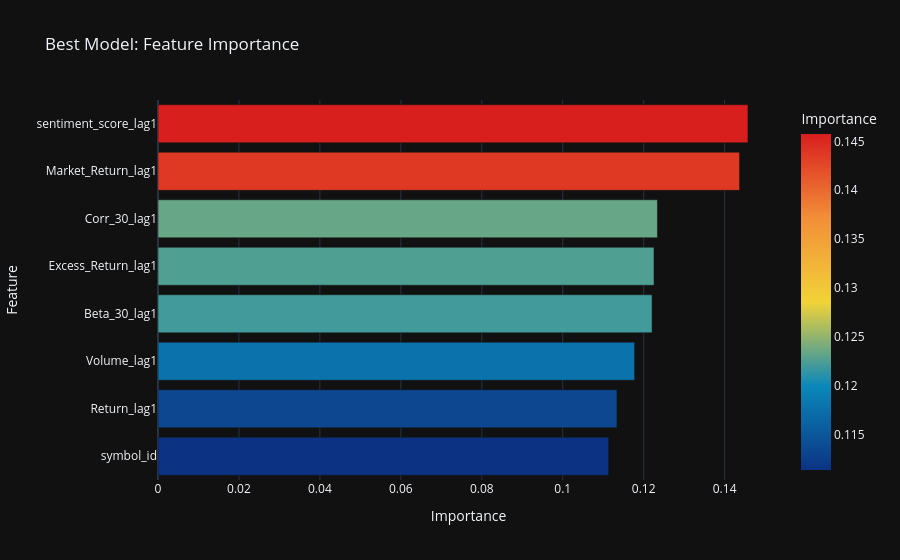

The code cell stored with this chart in its notebook:
### Markdown cell above
## 6. Evaluation

### Code cell
y_pred_best = best_model.predict(X_test)
accuracy_best = accuracy_score(y_test, y_pred_best)

print(f"Best Model Accuracy: {accuracy_best:.2%}")
print(classification_report(y_test, y_pred_best))

importance_df_best = pd.DataFrame({
    'Feature': features,
    'Importance': best_model.feature_importances_
}).sort_values(by='Importance', ascending=True)

fig = px.bar(
    importance_df_best,
    x='Importance',
    y='Feature',
    orientation='h',
    title="Best Model: Feature Importance",
    color='Importance',
    color_continuous_scale='Portland'
)
fig.update_layout(template='plotly_dark')
fig.show()

### Figure 1 — Plotly figure (JSON) as saved in the notebook; plotly's stock layout.template omitted (floating-point values rounded to 4 significant figures)
{"data": [{"hovertemplate": "Importance=%{marker.color}<br>Feature=%{y}<extra></extra>", "legendgroup": "", "marker": {"color": [0.1114, 0.1134, 0.1178, 0.1221, 0.1225, 0.1234, 0.1437, 0.1458], "coloraxis": "coloraxis", "pattern": {"shape": ""}}, "name": "", "orientation": "h", "showlegend": false, "textposition": "auto", "type": "bar", "x": [0.1114, 0.1134, 0.1178, 0.1221, 0.1225, 0.1234, 0.1437, 0.1458], "xaxis": "x", "y": ["symbol_id", "Return_lag1", "Volume_lag1", "Beta_30_lag1", "Excess_Return_lag1", "Corr_30_lag1", "Market_Return_lag1", "sentiment_score_lag1"], "yaxis": "y"}], "layout": {"barmode": "relative", "coloraxis": {"colorbar": {"title": {"text": "Importance"}}, "colorscale": [[0, "rgb(12,51,131)"], [0.25, "rgb(10,136,186)"], [0.5, "rgb(242,211,56)"], [0.75, "rgb(242,143,56)"], [1, "rgb(217,30,30)"]]}, "legend": {"tracegroupgap": 0}, "title": {"text": "Best Model: Feature Importance"}, "xaxis": {"anchor": "y", "domain": [0, 1], "title": {"text": "Importance"}}, "yaxis": {"anchor": "x", "domain": [0, 1], "title": {"text": "Feature"}}}}
